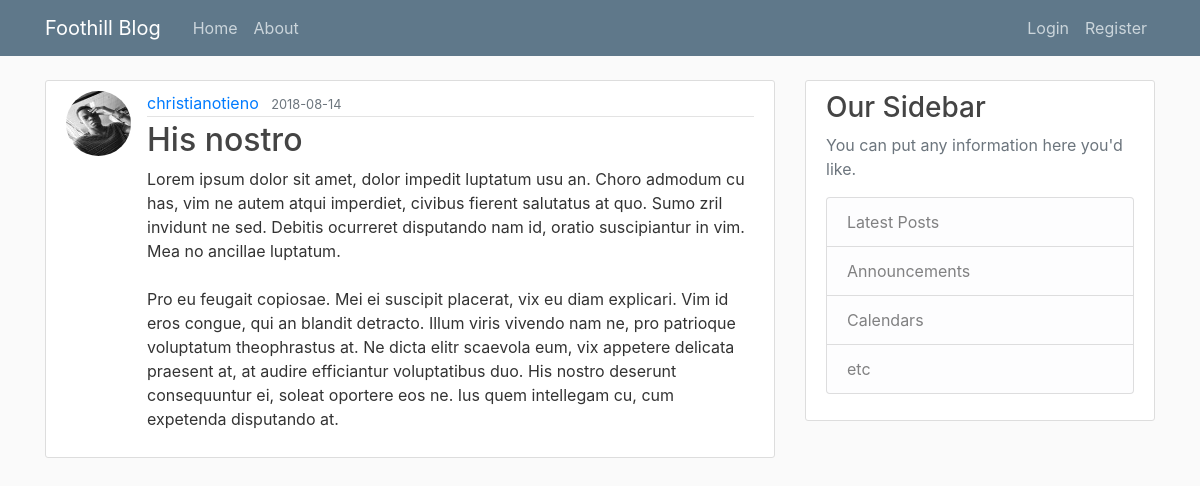
Page /post/9 on the committed database.
### blog/models.py (models this page shows, shortened)
class User(db.Model, UserMixin):
    id = db.Column(db.Integer, primary_key=True)
    username = db.Column(db.String(20), unique=True, nullable=False)
    email = db.Column(db.String(120), unique=True, nullable=False)
    ImageFile = db.Column(db.String(20), nullable=False, default='default.jpg')
    password = db.Column(db.String(60), nullable=False)
    posts = db.relationship('Post', backref='author', lazy=True)

class Post(db.Model):
    id = db.Column(db.Integer, primary_key=True)
    title = db.Column(db.String(100), nullable=False)
    DatePosted = db.Column(db.DateTime, nullable=False, default=datetime.utcnow)
    content = db.Column(db.Text, nullable=False)
    UserId = db.Column(db.Integer, db.ForeignKey('user.id'), nullable=False)

### blog/routes.py (the view)
@app.route("/post/<int:post_id>")
def post(post_id):
    post = Post.query.get_or_404(post_id)
    return render_template('post.html', title=post.title, post=post)

### blog/templates/post.html (shortened to what this page needs)
{% extends "layout.html" %}
{% block content %}
    <article class="media content-section">
        <img class="rounded-circle article-img" src="{{ url_for('static', filename='ProfilePics/' + post.author.ImageFile) }}">
        <div class="media-body">
            <div class="article-metadata">
                <a class="mr-2" href="{{ url_for('UserPosts', username=post.author.username) }}">{{ post.author.username }}</a>
                <small class="text-muted">{{ post.DatePosted.strftime('%Y-%m-%d') }}</small>
            </div>
            <h2 class="article-title">{{ post.title }}</h2>
            <p class="article-content">{{ post.content }}</p>
        </div>
    </article>
{% endblock content %}

### blog/static/main.css (style rules this page uses)
body { background: #fafafa; color: #333333; margin-top: 5rem; }
h1, h2, h3, h4, h5, h6 { color: #444444; }
.content-section { background: #ffffff; padding: 10px 20px; border: 1px solid #dddddd; border-radius: 3px; margin-bottom: 20px; }
.article-title { color: #444444; }
.article-content { white-space: pre-line; }
.article-img { height: 65px; width: 65px; margin-right: 16px; }
.article-metadata { padding-bottom: 1px; margin-bottom: 4px; border-bottom: 1px solid #e3e3e3 }

### rows in the picture
User: author.username "christianotieno"
Post: title "His nostro", content "Lorem ipsum dolor sit amet, dolor impedit luptatum usu an. Choro admodum cu has, vim ne autem atqui imperdiet, civibus fierent salutatus at quo. Sumo zril invidunt ne sed. Debitis ocurreret disputando nam id, oratio suscipiantur in vim. Mea no ancillae luptatum. Pro eu feugait copiosae. Mei ei suscipit placerat, vix eu diam explicari. Vim id eros congue, qui an blandit detracto. Illum viris vivendo nam ne, pro patrioque voluptatum theophrastus at. Ne dicta elitr scaevola eum, vix appetere delicata praesent at, at audire efficiantur voluptatibus duo. His nostro deserunt consequuntur ei, soleat oportere eos ne. Ius quem intellegam cu, cum expetenda disputando at."

### other values in the picture
{{ post.DatePosted.strftime('%Y-%m-%d') }} "2018-08-14"
